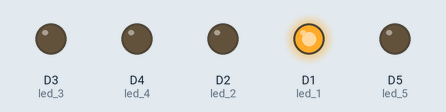
Bench run of a sketch on a simulated ESP8266 (NodeMCU). On the bench: output pins drawn as LEDs (lit = HIGH).

Above: at 0.2 s.
At 0.7 s:
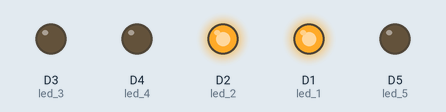
At 1.2 s:
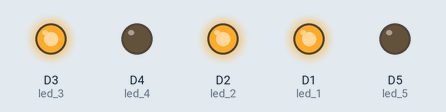
At 2.7 s:
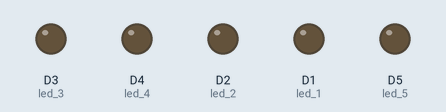
At 6.5 s:
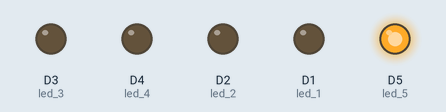
At 9.5 s:
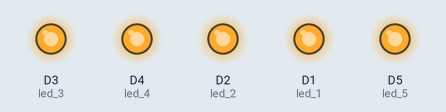
Timing chart, 0 to 11.1 s (numbered marks = the images above):
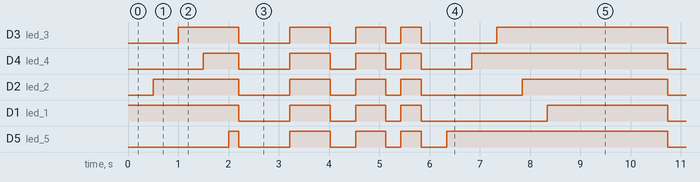

The sketch:

robo-militar-leds.ino
```cpp
#define led_1 D1
#define led_2 D2
#define led_3 D3
#define led_4 D4
#define led_5 D5

//#include <Servo.h>

//Servo pescoco;   // Chamar o servo motor.

//int pos = 0;

void setup() {

 // pescoco.attach(D7);
  Serial.begin(115200);
  //leds olhos
  pinMode(led_1, OUTPUT);
  pinMode(led_2, OUTPUT);
  pinMode(led_3, OUTPUT);
  pinMode(led_4, OUTPUT);
  pinMode(led_5, OUTPUT);

  //servo pescoco config init
 // pescoco.attach(D0);
 // pescoco.write(90);
  //delay (2000);
}


void loop() {

  //int pos;
 // for (pos = 90; pos <= 180; pos += 1) { // goes from 0 degrees to 180 degrees
    // in steps of 1 degree
 //   pescoco.write(pos);              // tell servo to go to position in variable 'pos'
 //  delay(15);                       // waits 15ms for the servo to reach the position
 // }


  //primeiro giro para direita
  digitalWrite(led_1, HIGH);
  delay(500);
  digitalWrite(led_2, HIGH);
  delay(500);
  digitalWrite(led_3, HIGH);
  delay(500);
  digitalWrite(led_4, HIGH);
  delay(500);
  digitalWrite(led_5, HIGH);
  delay(200);
  digitalWrite(led_1, LOW);
  digitalWrite(led_2, LOW);
  digitalWrite(led_3, LOW);
  digitalWrite(led_4, LOW);
  digitalWrite(led_5, LOW);
  delay(510);
  digitalWrite(led_1, HIGH);
  digitalWrite(led_2, HIGH);
  digitalWrite(led_3, HIGH);
  digitalWrite(led_4, HIGH);
  digitalWrite(led_5, HIGH);

  //segundo bloco centro
 // for (pos = 180; pos >= 90; pos -= 1) { // goes from 180 degrees to 0 degrees
  //  pescoco.write(pos);              // tell servo to go to position in variable 'pos'
  //  delay(15);                       // waits 15ms for the servo to reach the position
//  }
  digitalWrite(led_1, LOW);
  digitalWrite(led_2, LOW);
  digitalWrite(led_3, LOW);
  digitalWrite(led_4, LOW);
  digitalWrite(led_5, LOW);
  delay(510);
  digitalWrite(led_1, HIGH);
  digitalWrite(led_2, HIGH);
  digitalWrite(led_3, HIGH);
  digitalWrite(led_4, HIGH);
  digitalWrite(led_5, HIGH);
  delay(800);

  //terceiro bloco esquerda
 // for (pos = 90; pos >= 0; pos -= 1) { // goes from 180 degrees to 0 degrees
  //  pescoco.write(pos);              // tell servo to go to position in variable 'pos'
  //  delay(15);                       // waits 15ms for the servo to reach the position
 // }
  digitalWrite(led_1, LOW);
  digitalWrite(led_2, LOW);
  digitalWrite(led_3, LOW);
  digitalWrite(led_4, LOW);
  digitalWrite(led_5, LOW);
  delay(510);
  digitalWrite(led_1, HIGH);
  digitalWrite(led_2, HIGH);
  digitalWrite(led_3, HIGH);
  digitalWrite(led_4, HIGH);
  digitalWrite(led_5, HIGH);
  delay(600);
  digitalWrite(led_1, LOW);
  digitalWrite(led_2, LOW);
  digitalWrite(led_3, LOW);
  digitalWrite(led_4, LOW);
  digitalWrite(led_5, LOW);
  delay(300);
  digitalWrite(led_1, HIGH);
  digitalWrite(led_2, HIGH);
  digitalWrite(led_3, HIGH);
  digitalWrite(led_4, HIGH);
  digitalWrite(led_5, HIGH);
  delay(400);
  digitalWrite(led_1, LOW);
  digitalWrite(led_2, LOW);
  digitalWrite(led_3, LOW);
  digitalWrite(led_4, LOW);
  digitalWrite(led_5, LOW);
  delay(510);
  digitalWrite(led_5, HIGH);
  delay(500);
  digitalWrite(led_4, HIGH);
  delay(500);
  digitalWrite(led_3, HIGH);
  delay(500);
  digitalWrite(led_2, HIGH);
  delay(500);
  digitalWrite(led_1, HIGH);
  delay(200);


}
```

Measured:
- by itself, D3 (led_3): repeats every 8.5 s: LOW 1.0 s, HIGH 0.80 s, LOW 0.51 s, HIGH 0.60 s, LOW 0.30 s, HIGH 0.40 s, LOW 1.5 s, HIGH 3.4 s
- by itself, D4 (led_4): repeats every 8.5 s: LOW 1.0 s, HIGH 0.80 s, LOW 0.51 s, HIGH 0.60 s, LOW 0.30 s, HIGH 0.40 s, LOW 1.0 s, HIGH 3.9 s
- by itself, D2 (led_2): repeats every 8.5 s: LOW 1.0 s, HIGH 0.80 s, LOW 0.51 s, HIGH 0.60 s, LOW 0.30 s, HIGH 0.40 s, LOW 2.0 s, HIGH 2.9 s
- by itself, D1 (led_1): repeats every 8.5 s: LOW 1.0 s, HIGH 0.80 s, LOW 0.51 s, HIGH 0.60 s, LOW 0.30 s, HIGH 0.40 s, LOW 2.5 s, HIGH 2.4 s
- by itself, D5 (led_5): repeats every 8.5 s: LOW 1.0 s, HIGH 0.80 s, LOW 0.51 s, HIGH 0.60 s, LOW 0.30 s, HIGH 0.40 s, LOW 0.51 s, HIGH 4.4 s
